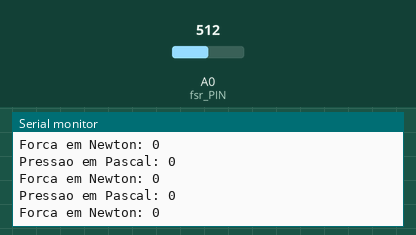
The sketch below on a simulated Arduino Uno, built with avr-gcc and run on an emulated ATmega328P. Shown: the last lines printed to the serial monitor. The test bench sets the inputs (shaded band); at power-on: A0 (fsr_PIN) = 512.

Above: at 10.2 s.
10.3 s: A0 (fsr_PIN) set to 1005
At 11.4 s:
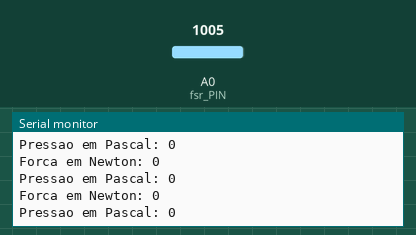
13.3 s: A0 (fsr_PIN) set to 1023
At 14.1 s:
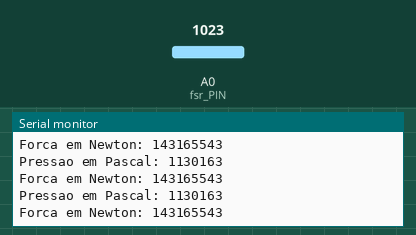
Timing chart, 0 to 16.3 s (numbered marks = the images above; inputs shaded):
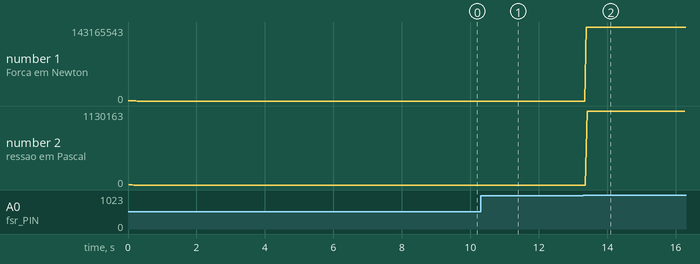

Measured:
- the behaviour switches between 1022 and 1023 on A0 (fsr_PIN) (found by bisection; images 1 and 2)
- after the input at 13.3 s, the serial monitor: prints a new line after 0.08 s (image 2)
- plotted number 1: 0 → 1431 after the input at 13.3 s
- plotted number 2: 0 → 1130163 after the input at 13.3 s

The sketch:

Newton_e_Pascal.ino
```cpp
#include <math.h>

#define fsr_PIN A0

int readSensor;
int tension_fsr; // the analog reading in voltage.
unsigned long resistance_fsr; // the voltage converted into resistance.
unsigned long conductance = 1000000; // the opposite of resistance (in microMhosthe)
long force_newton; // the resistance converted to Newton.
long pressure_pascal; // the pressure made converted to Pascal.
long mass_kg; // the force(N) converted to mass(kg).
float diameter_fsr = 12.7; // diameter of the active section of the fsr (square milimiter).
float area_fsr;

void setup(){
  Serial.begin(9600);
}

void loop(){
  // Reading of the sensor
  readSensor = analogRead(fsr_PIN);

  // Converting analog signal to milliVolts .Once the analog signal is between 0 ~1023 and Vcc is between 0 ~5V, those are the arguments used inside the function map
  tension_fsr = map(readSensor, 0, 1023, 0, 5000);

  // According to the formula Rfsr = [(V - Vfsr) * R] / Vfsr:
  int V = 5000; // Supply voltage of Arduino.
  int R = 10000; // Resistance of the pull-down resistor.

  resistance_fsr = ((5000 - tension_fsr)*10000) / tension_fsr;

  // Conductance must be in microMhos, it means G = (1/R) * 1.000.000.
  conductance = conductance / resistance_fsr;

  // Following the graphics and references [3] e [4], we use conductance to approximate force in Newton
  if (conductance <= 1000){
    force_newton = conductance / 80;
  } else {
    force_newton = (conductance - 1000) / 30;
  }

  // Converting to Pascal. Pa = force / area.
  // the sensor's active area is a circle, so it may be found using area = pi*(radius)².
  float radius = diameter_fsr/2;
  area_fsr = M_PI * pow(radius, 2);
  pressure_pascal = force_newton / area_fsr;

  Serial.print("Forca em Newton: ");
  Serial.println(force_newton);
  Serial.print("Pressao em Pascal: ");
  Serial.println(pressure_pascal);
}
```
